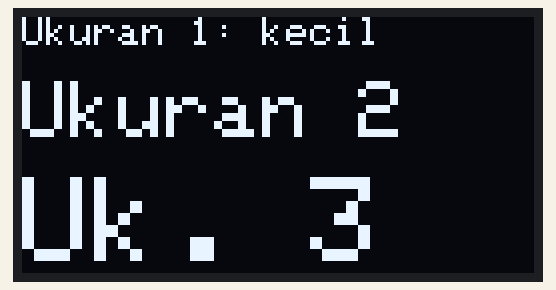
Bench run of a sketch on a simulated ESP32. Parts: 128×64 one-colour display. What the sketch prints to the serial monitor is not drawn.

Above: at 0.1 s.
At 6.2 s:
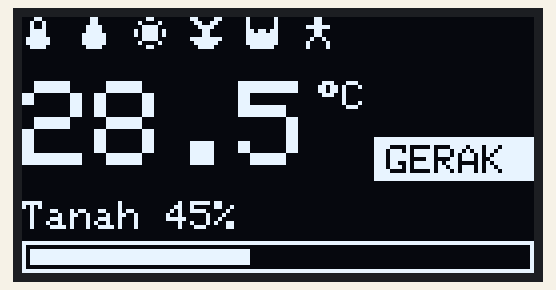
At 12.2 s:
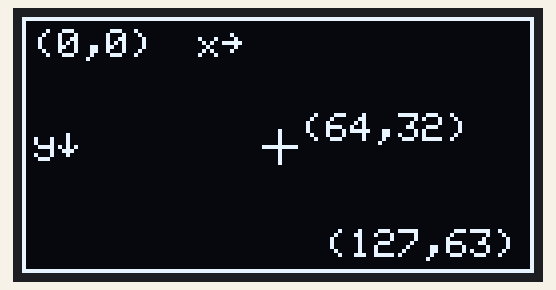
At 15.2 s:
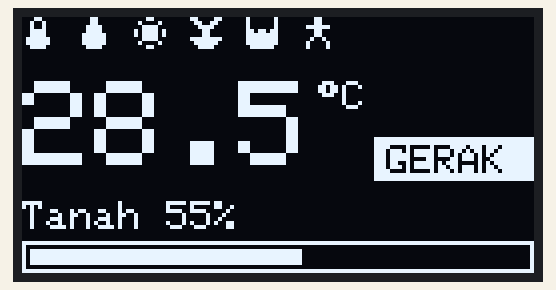
At 24.3 s:
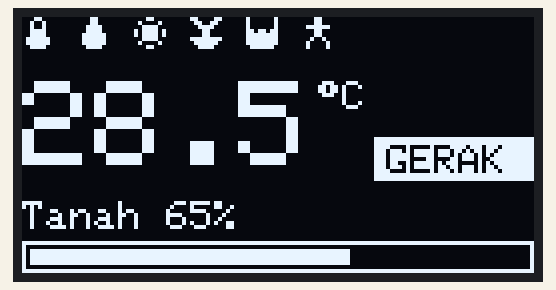
At 33.4 s:
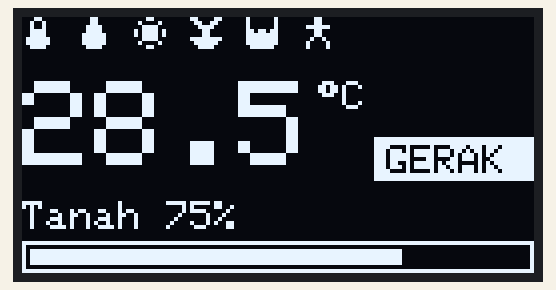

The sketch:

modul07_oled_tata_letak.ino
```cpp
// Modul 7 - Praktik 2: kotak peralatan layar OLED
// Tiga "halaman" bergantian setiap 3 detik: ukuran huruf, koordinat, lalu ikon dan angka besar.
// Layar OLED: SDA ke D21, SCL ke D22.
// Library: Adafruit SSD1306 2.5.17 (ikut terpasang: Adafruit GFX Library 1.12.6 dan Adafruit BusIO 1.17.4).

#include <Wire.h>
#include <Adafruit_GFX.h>
#include <Adafruit_SSD1306.h>

const int PIN_SDA = 21;          // D21: jalur data I2C (peta pin kanonik)
const int PIN_SCL = 22;          // D22: jalur detak I2C (peta pin kanonik)
const byte ALAMAT_LAYAR = 0x3C;  // "alamat rumah" layar di bus I2C

Adafruit_SSD1306 layar(128, 64, &Wire, -1);

// Ikon 8 x 8 titik. Setiap angka biner adalah satu baris: 1 = titik menyala, 0 = padam.
const unsigned char IKON_TERMOMETER[] = {
  0b00011000,
  0b00100100,
  0b00100100,
  0b00111100,
  0b00111100,
  0b01111110,
  0b01111110,
  0b00111100,
};
const unsigned char IKON_TETES[] = {
  0b00011000,
  0b00011000,
  0b00111100,
  0b00111100,
  0b01111110,
  0b01111110,
  0b01111110,
  0b00111100,
};
const unsigned char IKON_MATAHARI[] = {
  0b00011000,
  0b01000010,
  0b00111100,
  0b10111101,
  0b10111101,
  0b00111100,
  0b01000010,
  0b00011000,
};
const unsigned char IKON_TANAMAN[] = {
  0b11000011,
  0b01100110,
  0b00111100,
  0b00011000,
  0b00011000,
  0b11111111,
  0b01111110,
  0b00111100,
};
const unsigned char IKON_TANDON[] = {
  0b10000001,
  0b10000001,
  0b10000001,
  0b11011011,
  0b11111111,
  0b11111111,
  0b11111111,
  0b01111110,
};
const unsigned char IKON_ORANG[] = {
  0b00011000,
  0b00011000,
  0b01111110,
  0b00011000,
  0b00011000,
  0b00100100,
  0b01000010,
  0b01000010,
};

int halaman = 1;        // halaman yang sedang tampil: 1, 2, atau 3
int persenContoh = 45;  // angka contoh untuk batang persen; naik 10 setiap kali halaman 3 tampil

// Halaman 1: tiga ukuran huruf. Satu huruf ukuran 1 = 6 x 8 titik (termasuk jarak antarhuruf).
void halamanUkuranHuruf() {
  layar.setTextSize(1);
  layar.setCursor(0, 0);
  layar.print("Ukuran 1: kecil");
  layar.setTextSize(2);
  layar.setCursor(0, 16);  // mulai di bawah pita kuning layar dua warna
  layar.print("Ukuran 2");
  layar.setTextSize(3);
  layar.setCursor(0, 40);  // 40 + 24 = 64: tepat sampai baris terbawah
  layar.print("Uk. 3");
}

// Halaman 2: koordinat. x bertambah ke kanan, y bertambah ke BAWAH.
void halamanKoordinat() {
  layar.drawRect(0, 0, 128, 64, SSD1306_WHITE);   // bingkai di tepi layar
  layar.setTextSize(1);
  layar.setCursor(3, 3);
  layar.print("(0,0)");
  layar.setCursor(44, 3);
  layar.print("x");
  layar.write(26);                                 // panah ke kanan (nomor 26 di tabel huruf)
  layar.setCursor(3, 28);
  layar.print("y");
  layar.write(25);                                 // panah ke bawah (nomor 25)
  layar.drawLine(60, 32, 68, 32, SSD1306_WHITE);   // tanda + di tengah layar
  layar.drawLine(64, 28, 64, 36, SSD1306_WHITE);
  layar.setCursor(70, 24);
  layar.print("(64,32)");
  layar.setCursor(76, 53);
  layar.print("(127,63)");
}

// Halaman 3: ikon, angka besar dengan satuan kecil, batang persen, dan tulisan terbalik.
void halamanIkon() {
  layar.drawBitmap(0, 0, IKON_TERMOMETER, 8, 8, SSD1306_WHITE);
  layar.drawBitmap(14, 0, IKON_TETES, 8, 8, SSD1306_WHITE);
  layar.drawBitmap(28, 0, IKON_MATAHARI, 8, 8, SSD1306_WHITE);
  layar.drawBitmap(42, 0, IKON_TANAMAN, 8, 8, SSD1306_WHITE);
  layar.drawBitmap(56, 0, IKON_TANDON, 8, 8, SSD1306_WHITE);
  layar.drawBitmap(70, 0, IKON_ORANG, 8, 8, SSD1306_WHITE);

  layar.setTextSize(3);         // angka besar: satu huruf 18 x 24 titik
  layar.setCursor(0, 16);
  layar.print("28.5");
  layar.setTextSize(1);         // satuan kecil di pojok kanan atas angka
  layar.setCursor(74, 16);
  layar.write(248);             // tanda derajat (nomor 248 di tabel huruf)
  layar.print("C");

  layar.fillRect(88, 30, 40, 11, SSD1306_WHITE);      // kotak putih...
  layar.setTextColor(SSD1306_BLACK);                  // ...ditulisi huruf hitam = tulisan terbalik
  layar.setCursor(91, 32);
  layar.print("GERAK");
  layar.setTextColor(SSD1306_WHITE);                  // kembalikan ke huruf putih

  layar.setCursor(0, 46);
  layar.print("Tanah ");
  layar.print(persenContoh);
  layar.print("%");
  layar.drawRect(0, 56, 128, 8, SSD1306_WHITE);               // bingkai batang
  layar.fillRect(2, 58, 124 * persenContoh / 100, 4, SSD1306_WHITE);  // isi batang sesuai persen

  persenContoh = persenContoh + 10;
  if (persenContoh > 100) {
    persenContoh = 0;
  }
}

void setup() {
  Serial.begin(115200);
  Wire.begin(PIN_SDA, PIN_SCL);
  layar.begin(SSD1306_SWITCHCAPVCC, ALAMAT_LAYAR);
  layar.cp437(true);  // pakai tabel huruf CP437 yang benar supaya nomor 248 = tanda derajat
  layar.setTextColor(SSD1306_WHITE);
  Serial.println("Kotak peralatan layar siap. Halaman berganti setiap 3 detik.");
}

void loop() {
  layar.clearDisplay();
  if (halaman == 1) {
    halamanUkuranHuruf();
  } else if (halaman == 2) {
    halamanKoordinat();
  } else {
    halamanIkon();
  }
  layar.display();
  Serial.print("Halaman ");
  Serial.println(halaman);

  halaman++;
  if (halaman > 3) {
    halaman = 1;
  }
  delay(3000);
}
```

Measured:
- what the display in image 1 shows lasts 3.0 s, from 6.1 s to 9.1 s
